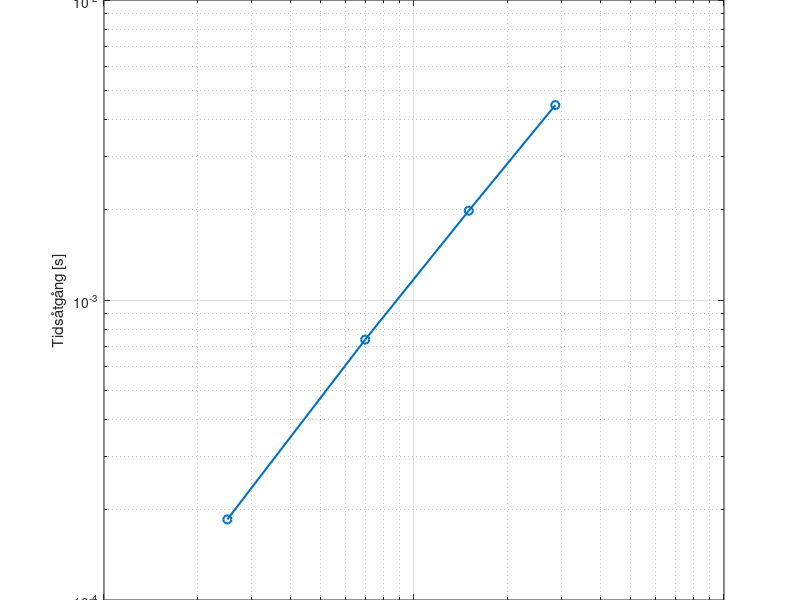

The MATLAB source for this figure:
addpath('Matlab/Matlab/labb1-LinjarAlgebra-fackverk')

clear;      % Tar bort alla gamla variabler
clc;        % Rensar kommandofönstret
close all   % Stänger alla figurer

n =100; % antal iterationer;

% Kran 1
load('kran1.mat')
whos % => A Size 250x250 då 127 noder -2 som sitter i väggen * 2 frihetsgrader x och y led
A = sparse(A);
%Skapa en b vektor med rätt storlek
%b = zeros(250,1); %250  A's size är 250x250
b = rand(250,1); %250  A's size är 250x250
size = [250];
time=0;
for i= 1:n
    timeStart = cputime;
    A\b;
    time = time + (cputime - timeStart);
end
tider = [time/n];
fprintf('Medeltid kran 1 = %.4f s\n', time/n);

% Kran 2
load('kran2.mat')
%whos % => A Size 696x696 då 63 noder -2 som sitter i väggen * 2 frihetsgrader x och y led
A = sparse(A);
%Skapa en b vektor med rätt storlek
%b = zeros(696,1);
b = rand(696,1);
size = [size, 696];
time=0;
for i= 1:n
    timeStart = cputime;
    A\b;
    time = time + (cputime - timeStart);
end
tider = [tider, time/n];
fprintf('Medeltid kran 2 = %.4f s\n', time/n);

% Kran 3
load('kran3.mat')
%whos % => A Size 2x250 då 127 noder -2 som sitter i väggen * 2 frihetsgrader x och y led
A = sparse(A);
%Skapa en b vektor med rätt storlek
%b = zeros(1502,1);
b = rand(1502,1);
size = [size, 1502];
time=0;
for i= 1:n
    timeStart = cputime;
    A\b;
    time = time + (cputime - timeStart);
end
tider = [tider, time/n];
fprintf('Medeltid kran 3 = %.4f s\n', time/n); 

% Kran 4
load('kran4.mat')
%whos % => A Size 2856x2856 då 1429 noder -2 som sitter i väggen * 2 frihetsgrader x och y led
A = sparse(A);
%Skapa en b vektor med rätt storlek
%b = zeros(2856,1); 
b = rand(2856,1);
size = [size, 2856];
time=0; 
for i= 1:n
    timeStart = cputime;
    A\b;
    time = time + (cputime - timeStart);
end
tider = [tider, time/n];
fprintf('Medeltid kran 4 = %.4f s\n', time/n);

figure;
loglog(size, tider, 'o-', 'LineWidth', 1.5);
xlabel('Antal obekanta');
ylabel('Tidsåtgång [s]');

grid on;

size
tider
% Från uppgiften:
%Om tidsåtgången lyder potenssambandet T ≈ CN^α, där T är tidsåtgången och N är antalet obekanta 
% och C, α konstanter, så kan plottning i loglog-skala ge exponenten α som lutningen
%av resulterande linjen. Detta följer av att ta logaritmen på båda sidor av potenssambandet, vilket ger
%log T ≈log C+ αlog N.

% Linjen blir ganska rak vilket tyder på att sambandet håller hyfsat bra.
% Lutningen kan uppskattas med hjälp av polyfit:
p = polyfit(log(size), log(tider), 1) % 1 betyder linjär passning
lutning = p(1); % Lutningen är första koefficienten
fprintf('Uppskattad exponent α = %.2f\n', lutning);   
title("CPU-tid för Gausselimination på fackverk av olika storlek Uppgift 6, lutning "+lutning);

%Medeltid kran 1 = 0.0003 s
%Medeltid kran 2 = 0.0005 s
%Medeltid kran 3 = 0.0015 s
%Medeltid kran 4 = 0.0030 s

% jämfört med uppgift 4
%Medeltid kran 1 = 0.0072 s
%Medeltid kran 2 = 0.0197 s
%Medeltid kran 3 = 0.0817 s
%Medeltid kran 4 = 0.3793 s
